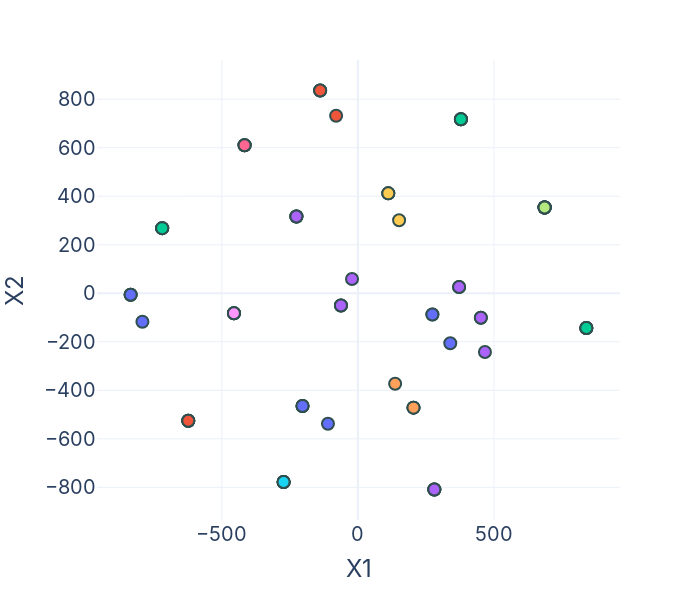

The notebook cell saved with this chart:
### Code cell
from sklearn.manifold import TSNE

X = df_featurized[rdkit_featurizer.descriptors]
result = TSNE(n_components=2,perplexity=5, n_iter=1000).fit_transform(X)

df_featurized['X1'] = [x[0] for x in result]
df_featurized['X2'] = [x[1] for x in result]
df_featurized['ID'] = df['ID']
df_featurized['Group'] = df['Group']


import plotly.express as px
fig = px.scatter(df_featurized, x="X1", y="X2", hover_name='ID', color='Group', template='plotly_white')
fig.update_layout(height=600, width=700,)
fig.update_layout(showlegend=False, font_family='inter', font_size=20)

fig.update_traces(marker=dict(size=12,
                              line=dict(width=2,
                                        color='DarkSlateGrey')),
                  selector=dict(mode='markers'))

# fig.update(layout_coloraxis_showscale=False)

fig.show()

### Figure 1 — Plotly figure (JSON) as saved in the notebook; plotly's stock layout.template omitted (floating-point values rounded to 4 significant figures)
{"data": [{"hovertemplate": "<b>%{hovertext}</b><br><br>Group=Triazole<br>X1=%{x}<br>X2=%{y}<extra></extra>", "hovertext": ["Benzotriazole", "Triazole derivatives", "Benzotriazole", "Triazole derivatives", "Benzotriazole", "Triazole derivatives", "Benzotriazole", "Triazole derivatives"], "legendgroup": "Triazole", "marker": {"color": "#636efa", "line": {"color": "DarkSlateGrey", "width": 2}, "size": 12, "symbol": "circle"}, "mode": "markers", "name": "Triazole", "orientation": "v", "showlegend": true, "type": "scatter", "x": [273.8, -110.0, 339.5, -203.5, 273.8, -203.5, 371.9, -203.5], "xaxis": "x", "y": [-87.73, -537.8, -205.9, -464.4, -87.73, -464.4, 25.91, -464.4], "yaxis": "y"}, {"hovertemplate": "<b>%{hovertext}</b><br><br>Group=Thiazole<br>X1=%{x}<br>X2=%{y}<extra></extra>", "hovertext": ["2-Mercaptobenzothiazole", "2-Mercaptobenzothiazole", "2-Mercaptobenzothiazole", "2-Mercaptobenzothiazole"], "legendgroup": "Thiazole", "marker": {"color": "#EF553B", "line": {"color": "DarkSlateGrey", "width": 2}, "size": 12, "symbol": "circle"}, "mode": "markers", "name": "Thiazole", "orientation": "v", "showlegend": true, "type": "scatter", "x": [-623.3, -623.3, -623.3, -623.3], "xaxis": "x", "y": [-525.5, -525.5, -525.5, -525.5], "yaxis": "y"}, {"hovertemplate": "<b>%{hovertext}</b><br><br>Group=imidazoline<br>X1=%{x}<br>X2=%{y}<extra></extra>", "hovertext": ["CORR1019 (2-undecyl-1-aminoethyl imidazoline)", "CORR1020 (2-undecyl-1-hydroxyethyl imidazoline)", "CORR1019 (2-undecyl-1-aminoethyl imidazoline)", "CORR1020 (2-undecyl-1-hydroxyethyl imidazoline)", "CORR1019 (2-undecyl-1-aminoethyl imidazoline)", "CORR1020 (2-undecyl-1-hydroxyethyl imidazoline)", "CORR1019 (2-undecyl-1-aminoethyl imidazoline)", "CORR1020 (2-undecyl-1-hydroxyethyl imidazoline)"], "legendgroup": "imidazoline", "marker": {"color": "#00cc96", "line": {"color": "DarkSlateGrey", "width": 2}, "size": 12, "symbol": "circle"}, "mode": "markers", "name": "imidazoline", "orientation": "v", "showlegend": true, "type": "scatter", "x": [378.6, 839.5, 378.6, 839.5, 378.6, 839.5, 378.6, 839.5], "xaxis": "x", "y": [717.5, -142.9, 717.5, -142.9, 717.5, -142.9, 717.5, -142.9], "yaxis": "y"}, {"hovertemplate": "<b>%{hovertext}</b><br><br>Group=fatty acid triazole<br>X1=%{x}<br>X2=%{y}<extra></extra>", "hovertext": ["3-undecane-4-aryl-5-mercapto-1,2,4-triazole", "1H-benzotriazole", "1,3-Benzothiazole ", "4-Amino-5-mercapto-1,2,4-triazole ", "3-undecane-4-aryl-5-mercapto-1,2,4-triazole", "1H-benzotriazole", "1,3-Benzothiazole ", "4-Amino-5-mercapto-1,2,4-triazole ", "3-undecane-4-aryl-5-mercapto-1,2,4-triazole", "1H-benzotriazole", "1,3-Benzothiazole ", "4-Amino-5-mercapto-1,2,4-triazole ", "3-undecane-4-aryl-5-mercapto-1,2,4-triazole", "1H-benzotriazole", "1,3-Benzothiazole ", "4-Amino-5-mercapto-1,2,4-triazole "], "legendgroup": "fatty acid triazole", "marker": {"color": "#ab63fa", "line": {"color": "DarkSlateGrey", "width": 2}, "size": 12, "symbol": "circle"}, "mode": "markers", "name": "fatty acid triazole", "orientation": "v", "showlegend": true, "type": "scatter", "x": [-62.27, 451.9, 280.9, -226.0, -62.27, 451.9, 280.9, -226.0, -62.27, 371.9, 280.9, -226.0, -21.58, 466.9, 280.9, -226.0], "xaxis": "x", "y": [-50.23, -100.7, -808.9, 316.4, -50.23, -100.7, -808.9, 316.4, -50.23, 25.91, -808.9, 316.4, 58.7, -242.4, -808.9, 316.4], "yaxis": "y"}, {"hovertemplate": "<b>%{hovertext}</b><br><br>Group=aromatic heterocycle<br>X1=%{x}<br>X2=%{y}<extra></extra>", "hovertext": ["indole", "indole", "indole", "indole"], "legendgroup": "aromatic heterocycle", "marker": {"color": "#FFA15A", "line": {"color": "DarkSlateGrey", "width": 2}, "size": 12, "symbol": "circle"}, "mode": "markers", "name": "aromatic heterocycle", "orientation": "v", "showlegend": true, "type": "scatter", "x": [136.8, 204.3, 204.3, 204.3], "xaxis": "x", "y": [-372.8, -471.5, -471.5, -471.5], "yaxis": "y"}, {"hovertemplate": "<b>%{hovertext}</b><br><br>Group=Dimerized amido-amines<br>X1=%{x}<br>X2=%{y}<extra></extra>", "hovertext": ["(1H-benzo[d]imidazol-2-yl)methanamine", "(1H-benzo[d]imidazol-2-yl)methanamine", "(1H-benzo[d]imidazol-2-yl)methanamine", "(1H-benzo[d]imidazol-2-yl)methanamine"], "legendgroup": "Dimerized amido-amines", "marker": {"color": "#19d3f3", "line": {"color": "DarkSlateGrey", "width": 2}, "size": 12, "symbol": "circle"}, "mode": "markers", "name": "Dimerized amido-amines", "orientation": "v", "showlegend": true, "type": "scatter", "x": [-273.0, -273.0, -273.0, -273.0], "xaxis": "x", "y": [-777.8, -777.8, -777.8, -777.8], "yaxis": "y"}, {"hovertemplate": "<b>%{hovertext}</b><br><br>Group=Phosphonic acid<br>X1=%{x}<br>X2=%{y}<extra></extra>", "hovertext": ["Amino Trimethylene Phosphonic Acid (ATMP)", "Amino Trimethylene Phosphonic Acid (ATMP)", "Amino Trimethylene Phosphonic Acid (ATMP)", "Amino Trimethylene Phosphonic Acid (ATMP)"], "legendgroup": "Phosphonic acid", "marker": {"color": "#FF6692", "line": {"color": "DarkSlateGrey", "width": 2}, "size": 12, "symbol": "circle"}, "mode": "markers", "name": "Phosphonic acid", "orientation": "v", "showlegend": true, "type": "scatter", "x": [-416.4, -416.4, -416.4, -416.4], "xaxis": "x", "y": [609.9, 609.9, 609.9, 609.9], "yaxis": "y"}, {"hovertemplate": "<b>%{hovertext}</b><br><br>Group=Phosphoric acid<br>X1=%{x}<br>X2=%{y}<extra></extra>", "hovertext": ["Phosphoric Acid", "Orthophosphoric Acid", "Phosphoric Acid", "Orthophosphoric Acid", "Phosphoric Acid", "Orthophosphoric Acid", "Phosphoric Acid", "Orthophosphoric Acid"], "legendgroup": "Phosphoric acid", "marker": {"color": "#B6E880", "line": {"color": "DarkSlateGrey", "width": 2}, "size": 12, "symbol": "circle"}, "mode": "markers", "name": "Phosphoric acid", "orientation": "v", "showlegend": true, "type": "scatter", "x": [686.1, 686.1, 686.1, 686.1, 686.1, 686.1, 686.1, 686.1], "xaxis": "x", "y": [353.6, 353.6, 353.6, 353.6, 353.6, 353.6, 353.6, 353.6], "yaxis": "y"}, {"hovertemplate": "<b>%{hovertext}</b><br><br>Group=Imidazole<br>X1=%{x}<br>X2=%{y}<extra></extra>", "hovertext": ["Imidazole derivatives", "Imidazole derivatives", "Imidazole derivatives", "Imidazole derivatives"], "legendgroup": "Imidazole", "marker": {"color": "#FF97FF", "line": {"color": "DarkSlateGrey", "width": 2}, "size": 12, "symbol": "circle"}, "mode": "markers", "name": "Imidazole", "orientation": "v", "showlegend": true, "type": "scatter", "x": [-455.5, -455.5, -455.5, -455.5], "xaxis": "x", "y": [-82.22, -82.22, -82.22, -82.22], "yaxis": "y"}, {"hovertemplate": "<b>%{hovertext}</b><br><br>Group=Phosphonate<br>X1=%{x}<br>X2=%{y}<extra></extra>", "hovertext": ["Organic Phosphonates", "Organic Phosphonates", "Organic Phosphonates", "Organic Phosphonates"], "legendgroup": "Phosphonate", "marker": {"color": "#FECB52", "line": {"color": "DarkSlateGrey", "width": 2}, "size": 12, "symbol": "circle"}, "mode": "markers", "name": "Phosphonate", "orientation": "v", "showlegend": true, "type": "scatter", "x": [151.4, 111.7, 111.7, 111.7], "xaxis": "x", "y": [301.2, 411.8, 411.8, 411.8], "yaxis": "y"}, {"hovertemplate": "<b>%{hovertext}</b><br><br>Group=Thiourea<br>X1=%{x}<br>X2=%{y}<extra></extra>", "hovertext": ["Thiourea derivatives", "Thiourea derivatives", "Thiourea derivatives", "Thiourea derivatives"], "legendgroup": "Thiourea", "marker": {"color": "#636efa", "line": {"color": "DarkSlateGrey", "width": 2}, "size": 12, "symbol": "circle"}, "mode": "markers", "name": "Thiourea", "orientation": "v", "showlegend": true, "type": "scatter", "x": [-835.1, -835.1, -791.9, -835.1], "xaxis": "x", "y": [-6.278, -6.278, -117.2, -6.278], "yaxis": "y"}, {"hovertemplate": "<b>%{hovertext}</b><br><br>Group=Polyether<br>X1=%{x}<br>X2=%{y}<extra></extra>", "hovertext": ["Polyethylene Glycol (PEG) derivatives", "Polyethylene Glycol (PEG) derivatives", "Polyethylene Glycol (PEG) derivatives", "Polyethylene Glycol (PEG) derivatives"], "legendgroup": "Polyether", "marker": {"color": "#EF553B", "line": {"color": "DarkSlateGrey", "width": 2}, "size": 12, "symbol": "circle"}, "mode": "markers", "name": "Polyether", "orientation": "v", "showlegend": true, "type": "scatter", "x": [-80.04, -138.7, -138.7, -138.7], "xaxis": "x", "y": [732.0, 835.9, 835.9, 835.9], "yaxis": "y"}, {"hovertemplate": "<b>%{hovertext}</b><br><br>Group=Amine<br>X1=%{x}<br>X2=%{y}<extra></extra>", "hovertext": ["Ethanolamine", "Ethanolamine", "Ethanolamine", "Ethanolamine"], "legendgroup": "Amine", "marker": {"color": "#00cc96", "line": {"color": "DarkSlateGrey", "width": 2}, "size": 12, "symbol": "circle"}, "mode": "markers", "name": "Amine", "orientation": "v", "showlegend": true, "type": "scatter", "x": [-719.2, -719.2, -719.2, -719.2], "xaxis": "x", "y": [268.5, 268.5, 268.5, 268.5], "yaxis": "y"}], "layout": {"font": {"family": "inter", "size": 20}, "height": 600, "legend": {"title": {"text": "Group"}, "tracegroupgap": 0}, "margin": {"t": 60}, "showlegend": false, "width": 700, "xaxis": {"anchor": "y", "domain": [0, 1], "title": {"text": "X1"}}, "yaxis": {"anchor": "x", "domain": [0, 1], "title": {"text": "X2"}}}}
